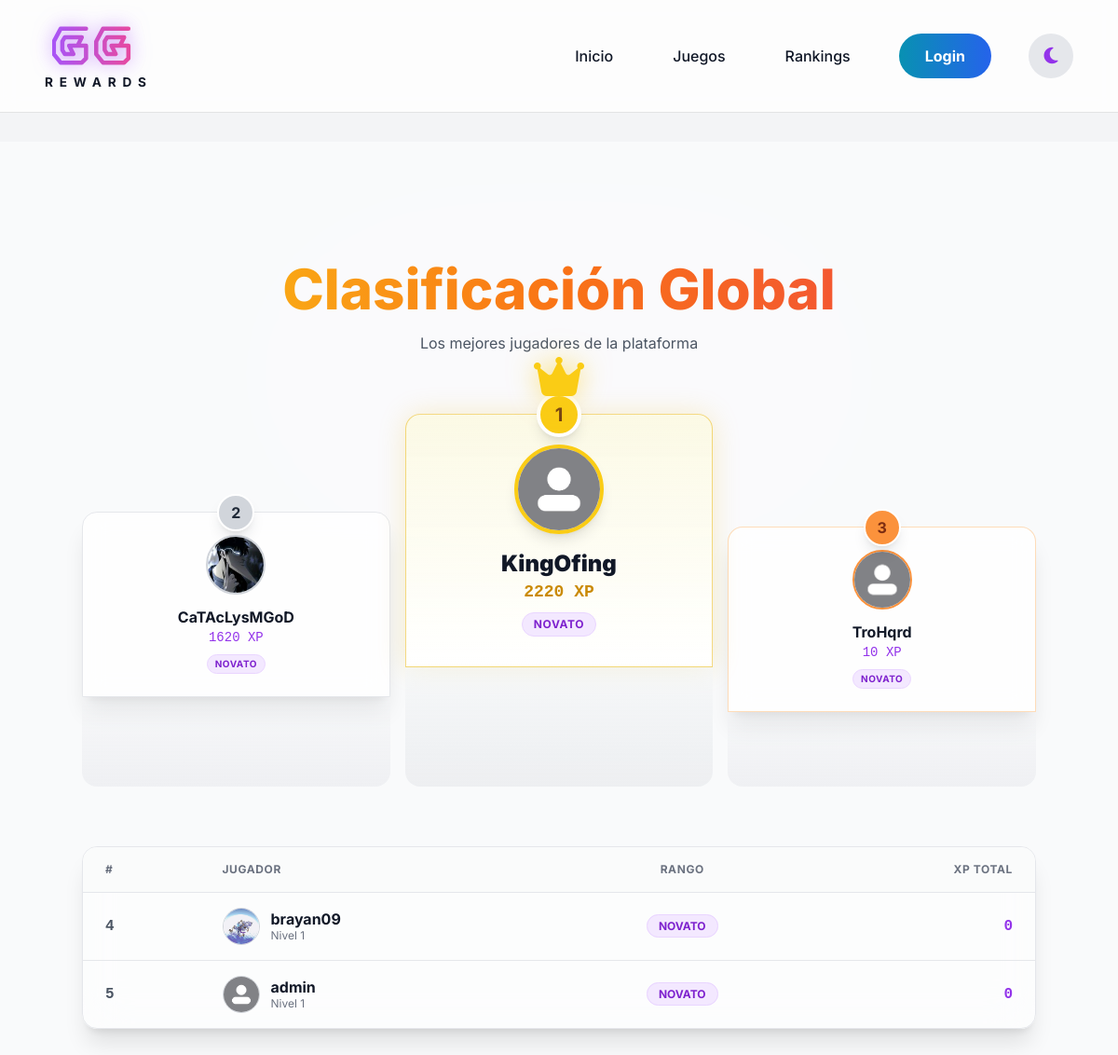
The page /rankings/ on the database its author committed.
### apps/users/models.py (models this page shows, shortened)
class Profile(models.Model):
    user = models.OneToOneField(User, on_delete=models.CASCADE)
    avatar = models.ImageField(upload_to=user_directory_path, default='avatars/default.png')
    steam_id = models.CharField(max_length=17, blank=True, null=True)
    xp = models.IntegerField(default=0)
    trophies = models.IntegerField(default=0)
    games_cache = models.JSONField(default=list, blank=True)
    rank = models.CharField(max_length=50, default='NOVATO')
    level = models.IntegerField(default=1)

### apps/users/views.py (the view)
# urls.py: path('rankings/', views.rankings_view, name='rankings'),
def rankings_view(request):
    top_players = Profile.objects.select_related('user').order_by('-xp')[:100]
    user_rank = None
    if request.user.is_authenticated:
        all_ids = list(Profile.objects.order_by('-xp').values_list('user_id', flat=True))
        try:
            user_rank = all_ids.index(request.user.id) + 1
        except ValueError:
            user_rank = 0
    context = {
        'title': 'Rankings Globales',
        'top_players': top_players,
        'user_rank': user_rank
    }
    return render(request, 'users/rankings.html', context)

### templates/users/rankings.html (shortened to what this page needs)
{% extends 'base.html' %}
{% load static %}
{% block content %}
<div
    class="relative min-h-screen pt-32 pb-20 px-4 overflow-hidden bg-gray-50 dark:bg-gray-900 transition-colors duration-300">
    <div
        class="absolute top-0 left-1/2 -translate-x-1/2 w-[800px] h-[500px] bg-purple-600/20 rounded-full mix-blend-screen filter blur-[100px] pointer-events-none">
    </div>
    <div class="max-w-5xl mx-auto relative z-10">
        <div class="text-center mb-16">
            <h1
                class="text-4xl md:text-6xl font-extrabold text-transparent bg-clip-text bg-gradient-to-r from-yellow-400 via-orange-500 to-red-500 mb-4">
            </h1>
            <p class="text-gray-600 dark:text-gray-400">Los mejores jugadores de la plataforma</p>
        </div>
        {% if top_players|length >= 3 %}
        <div class="flex flex-col md:flex-row items-end justify-center gap-4 mb-16">
            <div data-url="{% url 'users:public_profile' top_players.1.user.username %}"
                onclick="showLoading(this.dataset.url)"
                class="order-2 md:order-1 w-full md:w-1/3 relative group cursor-pointer">
                <div
                    class="bg-white/80 dark:bg-gray-800/80 backdrop-blur-md border border-gray-200 dark:border-gray-600 rounded-t-2xl p-6 text-center transform transition-all hover:-translate-y-2 hover:bg-gray-50/80 dark:hover:bg-gray-700/80 shadow-xl dark:shadow-none">
                    <div
                        class="absolute -top-5 left-1/2 -translate-x-1/2 w-10 h-10 bg-gray-300 rounded-full flex items-center justify-center font-bold text-gray-800 shadow-lg border-2 border-white dark:border-gray-700">
                        2</div>
                    <div class="w-16 h-16 mx-auto rounded-full overflow-hidden border-2 border-gray-300 mb-3">
                        <img src="{{ top_players.1.avatar.url }}" class="w-full h-full object-cover">
                    </div>
                    <h3 class="font-bold text-gray-900 dark:text-white truncate"
                        title="{{ top_players.1.user.username }}">{{ top_players.1.user.username }}</h3>
                    <p class="text-purple-600 dark:text-purple-400 font-mono text-sm">{{ top_players.1.xp }} XP</p>
                    <span
                        class="inline-block mt-2 px-2 py-0.5 bg-purple-100 dark:bg-purple-900/30 border border-purple-200 dark:border-purple-500/30 text-purple-700 dark:text-purple-300 text-[10px] rounded-full uppercase tracking-wider font-bold">
                        {{ top_players.1.rank }}
                    </span>
                </div>
                <div
                    class="h-24 bg-gradient-to-t from-gray-200 dark:from-gray-900 to-gray-100/80 dark:to-gray-800/80 rounded-b-2xl opacity-50">
                </div>
            </div>
            <div data-url="{% url 'users:public_profile' top_players.0.user.username %}"
                onclick="showLoading(this.dataset.url)"
                class="order-1 md:order-2 w-full md:w-1/3 relative group cursor-pointer z-10">
                <div class="absolute -top-16 left-0 w-full flex justify-center z-20 animate-bounce">
                    <i
                        class="fa-solid fa-crown text-5xl text-yellow-400 drop-shadow-[0_0_15px_rgba(250,204,21,0.6)]"></i>
                </div>
                <div
                    class="bg-gradient-to-b from-yellow-100/40 dark:from-yellow-900/40 to-white dark:to-gray-900 border border-yellow-500/50 rounded-t-2xl p-8 text-center transform transition-all hover:-translate-y-3 shadow-[0_0_30px_rgba(234,179,8,0.2)]">
                    <div
                        class="absolute -top-6 left-1/2 -translate-x-1/2 w-12 h-12 bg-yellow-400 rounded-full flex items-center justify-center font-bold text-yellow-900 shadow-lg border-4 border-white dark:border-gray-900 text-xl">
                        1</div>
                    <div
                        class="w-24 h-24 mx-auto rounded-full overflow-hidden border-4 border-yellow-400 mb-4 shadow-lg relative">
                        <img src="{{ top_players.0.avatar.url }}" class="w-full h-full object-cover">
                    </div>
                    <h3 class="text-2xl font-black text-gray-900 dark:text-white truncate"
                        title="{{ top_players.0.user.username }}">{{ top_players.0.user.username }}</h3>
                    <p class="text-yellow-600 dark:text-yellow-400 font-mono font-bold text-lg">{{ top_players.0.xp }}
                        XP</p>
                    <span
                        class="inline-block mt-2 px-3 py-1 bg-purple-100 dark:bg-purple-900/30 border border-purple-200 dark:border-purple-500/30 text-purple-700 dark:text-purple-300 text-xs rounded-full uppercase tracking-wider font-bold">
                        {{ top_players.0.rank }}
                    </span>
                </div>
                <div
                    class="h-32 bg-gradient-to-t from-gray-200 dark:from-gray-900 to-gray-100/80 dark:to-gray-900/80 rounded-b-2xl opacity-60">
                </div>
            </div>
            <div data-url="{% url 'users:public_profile' top_players.2.user.username %}"
                onclick="showLoading(this.dataset.url)"
                class="order-3 md:order-3 w-full md:w-1/3 relative group cursor-pointer">
                <div
                    class="bg-white/80 dark:bg-gray-800/80 backdrop-blur-md border border-orange-300/50 dark:border-orange-700/50 rounded-t-2xl p-6 text-center transform transition-all hover:-translate-y-2 hover:bg-gray-50/80 dark:hover:bg-gray-700/80 shadow-xl dark:shadow-none">
                    <div
                        class="absolute -top-5 left-1/2 -translate-x-1/2 w-10 h-10 bg-orange-400 rounded-full flex items-center justify-center font-bold text-orange-900 shadow-lg border-2 border-white dark:border-white">
                        3</div>
                    <div class="w-16 h-16 mx-auto rounded-full overflow-hidden border-2 border-orange-400 mb-3">
                        <img src="{{ top_players.2.avatar.url }}" class="w-full h-full object-cover">
                    </div>
                    <h3 class="font-bold text-gray-900 dark:text-white truncate"
                        title="{{ top_players.2.user.username }}">{{ top_players.2.user.username }}</h3>
                    <p class="text-purple-600 dark:text-purple-400 font-mono text-sm">{{ top_players.2.xp }} XP</p>
                    <span
                        class="inline-block mt-2 px-2 py-0.5 bg-purple-100 dark:bg-purple-900/30 border border-purple-200 dark:border-purple-500/30 text-purple-700 dark:text-purple-300 text-[10px] rounded-full uppercase tracking-wider font-bold">
                        {{ top_players.2.rank }}
                    </span>
                </div>
                <div
                    class="h-20 bg-gradient-to-t from-gray-200 dark:from-gray-900 to-gray-100/80 dark:to-gray-800/80 rounded-b-2xl opacity-50">
                </div>
            </div>
        </div>
        {% endif %}
        <div
            class="bg-white/50 dark:bg-gray-900/50 backdrop-blur-xl border border-gray-200 dark:border-gray-800 rounded-2xl overflow-hidden shadow-xl dark:shadow-none">
            <table class="w-full text-left">
                <thead
                    class="bg-gray-50/80 dark:bg-gray-900/80 text-gray-500 dark:text-gray-400 uppercase text-xs tracking-wider border-b border-gray-200 dark:border-gray-700">
                    <tr>
                        <th class="px-6 py-4 font-bold">#</th>
                        <th class="px-6 py-4 font-bold">Jugador</th>
                        <th class="px-6 py-4 font-bold text-center">Rango</th>
                        <th class="px-6 py-4 font-bold text-right">XP Total</th>
                    </tr>
                </thead>
                <tbody class="divide-y divide-gray-200 dark:divide-gray-800">
                    {% for profile in top_players %}
                    {% if forloop.counter > 3 %}
                    <tr class="hover:bg-gray-50 dark:hover:bg-white/5 transition-colors group cursor-pointer relative"
                        data-url="{% url 'users:public_profile' profile.user.username %}"
                        onclick="showLoading(this.dataset.url)">
                        <td
                            class="px-6 py-4 text-gray-600 dark:text-gray-500 font-mono font-bold group-hover:text-gray-900 dark:group-hover:text-white">
                            {{ forloop.counter }}</td>
                        <td class="px-6 py-4">
                            <div class="flex items-center gap-3">
                                <img src="{{ profile.avatar.url }}"
                                    class="w-10 h-10 rounded-full object-cover border border-gray-300 dark:border-gray-700">
                                <div>
                                    <div
                                        class="font-bold text-gray-900 dark:text-white {% if request.user == profile.user %}text-purple-600 dark:text-purple-400{% endif %}">
                                        {{ profile.user.username }}
                                    </div>
                                    <div class="text-xs text-gray-500">Nivel {{ profile.level }}</div>
                                </div>
                            </div>
                        </td>
                        <td class="px-6 py-4 text-center">
                            <span
                                class="px-3 py-1 rounded-full text-xs font-bold uppercase bg-purple-100 dark:bg-purple-900/30 border border-purple-200 dark:border-purple-500/30 text-purple-700 dark:text-purple-300">
                                {{ profile.rank }}
                            </span>
                        </td>
                        <td class="px-6 py-4 text-right font-mono font-bold text-purple-600 dark:text-purple-400">
                            {{ profile.xp }}
                        </td>
                    </tr>
                    {% endif %}
                    {% endfor %}
                </tbody>
            </table>
        </div>
    </div>
</div>
{% endblock %}

### templates/base.html (shortened to what this page needs)
﻿{% load static %}
<!DOCTYPE html>
<html lang="es">
<head>
    <script src="https://cdn.tailwindcss.com"></script>
    <link rel="stylesheet" href="https://cdnjs.cloudflare.com/ajax/libs/font-awesome/6.4.0/css/all.min.css">
    <link rel="stylesheet" href="{% static 'css/modal.css' %}">
</head>
<body class="antialiased selection:bg-purple-500 selection:text-white">
    <nav class="fixed top-0 w-full glass-nav transition-all duration-300 z-50">
        <div class="max-w-7xl mx-auto px-4 sm:px-6 lg:px-8">
            <div class="flex items-center justify-between h-30 px-4 py-9">
                <div class="flex-shrink-0 flex flex-col items-center justify-center cursor-pointer hover:opacity-90 transition-opacity group py-1"
                    onclick="window.location.href='/'">
                    <span
                        class="text-[0.85rem] font-bold tracking-[0.5em] leading-none text-gray-900 dark:text-white uppercase mt-1">
                        Rewards
                    </span>
                </div>
                <div class="hidden md:block">
                    <div class="ml-10 flex items-center space-x-10">
                        <a href="/"
                            class="hover:text-purple-500 transition-colors px-3 py-2 rounded-md text-base font-medium">Inicio</a>
                        <a href="{% url 'games:list' %}"
                            class="hover:text-purple-500 transition-colors px-3 py-2 rounded-md text-base font-medium">Juegos</a>
                        <a href="{% url 'users:rankings' %}"
                            class="hover:text-purple-500 transition-colors px-3 py-2 rounded-md text-base font-medium">Rankings</a>
                        {% if user.is_authenticated %}
                        <a href="{% url 'users:profile' %}"
                            class="text-gray-800 dark:text-white hover:text-purple-500 transition-colors px-3 py-2 rounded-md text-2xl font-medium">
                            <i class="fas fa-user"></i>
                        </a>
                        {% else %}
                        <button data-modal-open="login-modal"
                            class="bg-gradient-to-r from-cyan-600 to-blue-600 hover:from-cyan-700 hover:to-blue-700 text-white px-7 py-3 rounded-full font-bold transition-all hover:shadow-[0_0_20px_rgba(8,145,178,0.4)] text-base">
                            Login
                        </button>
                        {% endif %}
                        <button id="theme-toggle"
                            class="w-12 h-12 rounded-full bg-gray-200 dark:bg-gray-700 flex items-center justify-center transition-all hover:scale-110 focus:outline-none">
                            <i id="theme-icon" class="fa-solid fa-sun text-yellow-500 text-xl"></i>
                        </button>
                    </div>
                </div>
            </div>
        </div>
    </nav>
    <main class="min-h-screen pt-32">
        {% block content %}
        {% endblock %}
    </main>
</body>
</html>

### templates/base.html (style rules this page uses)
html { transition: background-color 0.3s ease, color 0.3s ease; }
html.light { background-color: #f3f4f6; color: #111827; }
body { background-color: transparent; display: none; }
.glass-nav { background: rgba(255, 255, 255, 0.8); backdrop-filter: blur(10px); border-bottom: 1px solid rgba(0, 0, 0, 0.1); }

### rows shown on the page
Profile: avatar (picture), user.username "CaTAcLysMGoD", xp "1620", rank "NOVATO"
Profile: avatar (placeholder picture), user.username "KingOfing", xp "2220", rank "NOVATO"
Profile: avatar (placeholder picture), user.username "TroHqrd", xp "10", rank "NOVATO"
Profile: avatar (picture), user.username "brayan09", level "1", rank "NOVATO", xp "0"
Profile: avatar (placeholder picture), user.username "admin", level "1", rank "NOVATO", xp "0"
